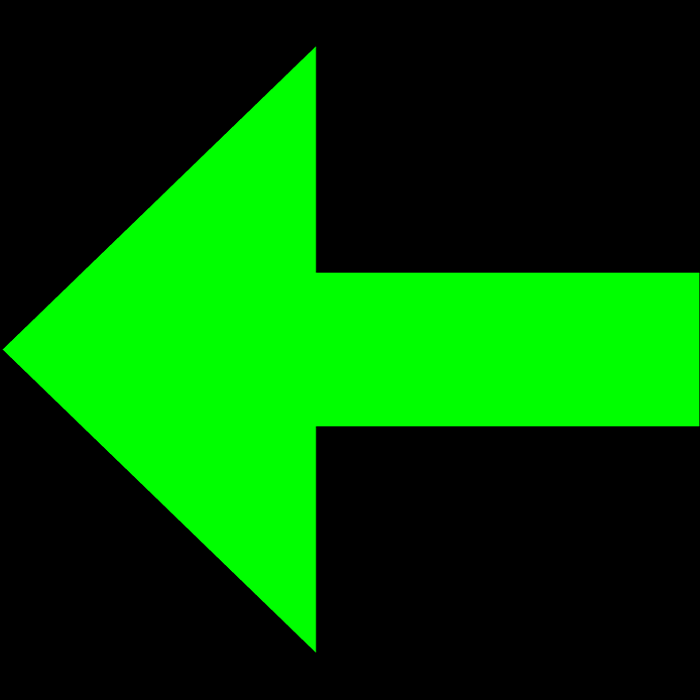
#> input picture core/src/VisionCode/Reconhecimento de Sinais/pLeft.png, 700 x 700 px, given in place of pForward.png, which was not available
$ python SignalRecReducted.py
#> lines starting #> are read from the running program, lines starting #| are printed output that depends on the picture; pictures that were not available may be replaced by others from this repository, and a replacement may not be noted

import cv2
import numpy as np

# PARAMETERS__________________________________________________________________

# Import Parameters
scale_import = 0.4  # The scale of the first image, related to the imported one.
N_red = 3  # Number of piramidizations to apply to each image.
factor_red = 0.8

# Font Parameters
subtitle_offset = -10
subtitle_2_offset = -10
font = cv2.FONT_HERSHEY_SIMPLEX
font_scale = 0.5
font_color = (0, 0, 255)
font_thickness = 2

# Line Parameters
line_thickness = 3

# Detection Parameters

scale_cap = 0.4
detection_threshold = 0.7

# ______________________________________________________________________________

# Images to import and Images Info
dict_images = {
    'pForward': {'title': 'Follow Straight Ahead', 'type': 'Panel', 'color': 'green', 'images': {}},
    'pEnd': {'title': 'End of trial', 'type': 'Panel', 'color': 'yellow', 'images': {}},
    'pStop': {'title': 'Stop', 'type': 'Panel', 'color': 'red', 'images': {}}
}

# Colors dictionary
dict_colors = {'red': (0, 0, 255), 'green': (0, 255, 0), 'blue': (255, 0, 0), 'yellow': (0, 255, 255)}

# Images Importation and Resizing
Counter_Nr_Images = 0
for name in dict_images.keys():

    # Key and Value for the Zero Image
    images_key = '0'
    images_value = cv2.imread(name + '.png', cv2.IMREAD_GRAYSCALE)
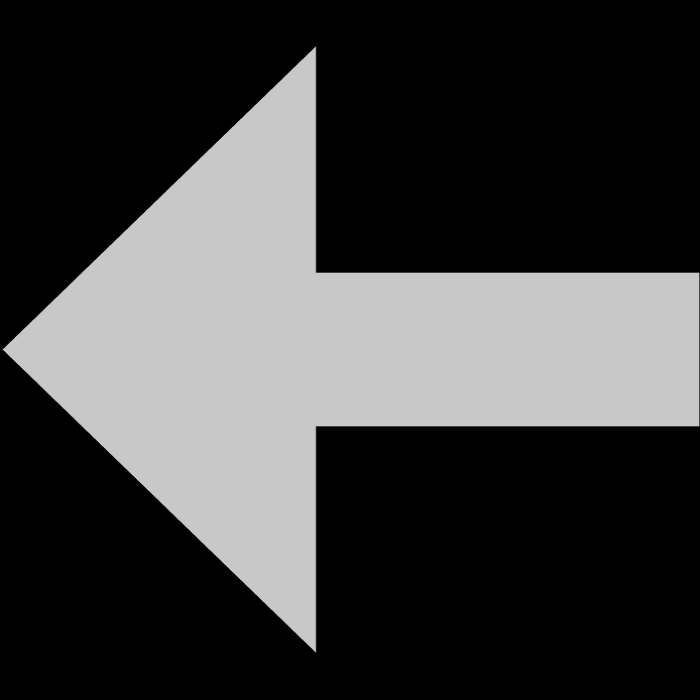
#> images_value: shape (700, 700); min 0, max 200, mean 62.8

    # Determination of required dimensions for the Zero Image
    width = int(images_value.shape[1] * scale_import)
#> width = 280
    height = int(images_value.shape[0] * scale_import)
#> height = 280
    dim = (width, height)
#> dim = (280, 280)

    # Resizing the Zero Image
    images_value = cv2.resize(images_value, dim)
#> images_value: shape (280, 280)

    # Updating the dictionary with the Key and Value of the Zero Image
    dict_images[name]['images'][images_key] = images_value

    Counter_Nr_Images += 1

    # Piramidization of the Zero Image, creating smaller versions of it
    for n in range(N_red):
        images_key = str(n + 1)
        images_value = cv2.pyrDown(images_value)

        # Updating the dictionary with the Key and Value
        dict_images[name]['images'][images_key] = images_value

        Counter_Nr_Images += 1
#> this loop made 3 passes
#> pass 1, `images_value = cv2.pyrDown(images_value)`:
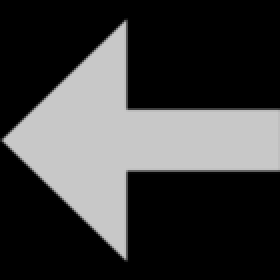
#> images_value: shape (140, 140) (shown 2 times larger); min 0, max 200, mean 62.8
#> pass 3, `images_value = cv2.pyrDown(images_value)`:
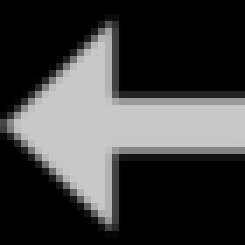
#> images_value: shape (35, 35) (shown 7 times larger); min 0, max 200, mean 62.4
#> after the loop, Counter_Nr_Images = 4; dict_images = 3 items
#> pass 2 of the loop `for name in dict_images.keys():`:
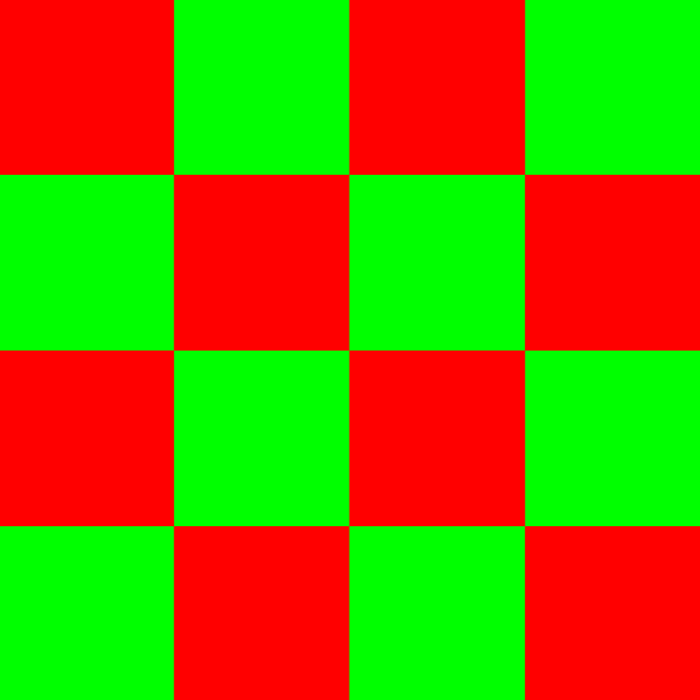
#> input picture core/src/VisionCode/Reconhecimento de Sinais/pEnd.png, 700 x 700 px
#> `Counter_Nr_Images += 1`: Counter_Nr_Images = 5
#> the loop `for n in range(N_red):` made 3 passes
#> pass 1, `images_value = cv2.pyrDown(images_value)`:
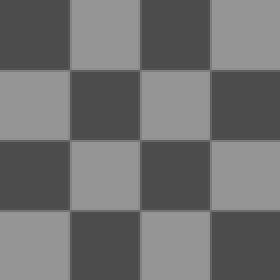
#> images_value: shape (140, 140) (shown 2 times larger); min 76, max 149, mean 112.5
#> pass 3, `images_value = cv2.pyrDown(images_value)`:
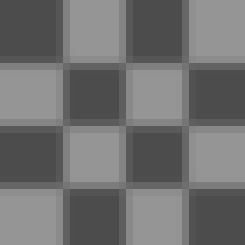
#> images_value: shape (35, 35) (shown 7 times larger); min 76, max 149, mean 112.5
#> after the loop `for n in range(N_red):`: Counter_Nr_Images = 8


# Number of Images Created
print("Number of images: " + str(Counter_Nr_Images))
#| Number of images: 12

for name in dict_images.keys():
    for key in dict_images[name]['images']:
        dict_images[name]['images'][key] = cv2.GaussianBlur(dict_images[name]['images'][key], (3, 3), 0)
        cv2.imshow(name + ' ' + key, dict_images[name]['images'][key])
#> this loop made 3 passes
#> name on passes 1 to 3: 'pForward', 'pEnd', 'pStop'
#> pass 1, `cv2.imshow(name + ' ' + key, dict_images[name]['images'][key])`:
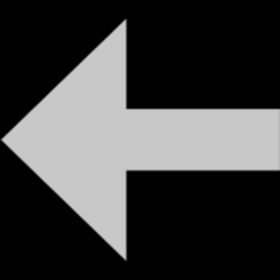
#> window 'pForward 0': shape (280, 280); min 0, max 200, mean 62.8
#> pass 1, `cv2.imshow(name + ' ' + key, dict_images[name]['images'][key])`:
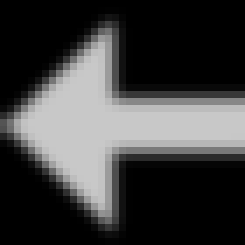
#> window 'pForward 3': shape (35, 35) (shown 7 times larger); min 0, max 200, mean 62.4


# VIDEO CAPTURE AND PROCESSING

# Start of video capture
cap = cv2.VideoCapture(0)

while True:

    # Reading and resizing one frame
    _, def_frame = cap.read()
#> def_frame is the input picture: shape (700, 700, 3); mean B, G, R 0, 80.1, 0
    width_frame = def_frame.shape[1]
#> width_frame = 700
    height_frame = def_frame.shape[0]
#> height_frame = 700
    default_dim = (width_frame, height_frame)
#> default_dim = (700, 700)
    reduced_dim = (int(width_frame * scale_cap), int(height_frame * scale_cap))
#> reduced_dim = (280, 280)
    frame = cv2.resize(def_frame, reduced_dim)

    # Converting to a grayscale frame
    gray_frame = cv2.cvtColor(frame, cv2.COLOR_BGR2GRAY)
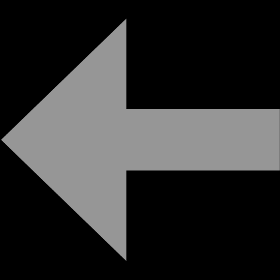
#> gray_frame: shape (280, 280); min 0, max 150, mean 47.1

    res = 0
    loc = 0
    max_res = 0
    max_loc = 0
    max_name = ''
    max_key = ''

    # For each image:
    for name in dict_images.keys():
        for key in dict_images[name]['images']:

            matrix_res = cv2.matchTemplate(gray_frame, dict_images[name]['images'][key], cv2.TM_CCOEFF_NORMED)
            res = np.max(matrix_res)
            loc = np.where(matrix_res == res)

            if res > max_res:
                max_res = res
                max_loc = loc

                max_name = name
                max_key = key
#> after the loop, max_key = '0'; max_loc = ([0], [0]); max_name = 'pForward'; max_res = 0.998

    max_width = int(dict_images[max_name]['images'][max_key].shape[1] / scale_cap)
#> max_width = 700
    max_height = int(dict_images[max_name]['images'][max_key].shape[0] / scale_cap)
#> max_height = 700
    max_dim = (max_width, max_height)
#> max_dim = (700, 700)

    if max_res > detection_threshold:

        for pt in zip(*max_loc[::-1]):
            pt = tuple(int(pti / scale_cap) for pti in pt)
            cv2.rectangle(def_frame, pt, (pt[0] + max_width, pt[1] + max_height),
                          dict_colors.get(dict_images[max_name]['color']), line_thickness)
            text = 'Detected: ' + max_name + ' ' + max_key + ' > ' + dict_images[max_name]['type'] + ': ' + \
                   dict_images[max_name]['title']
            print(text)

            origin = (pt[0], pt[1] + subtitle_offset)
            origin_2 = (0, height_frame + subtitle_2_offset)
            # Using cv2.putText() method
            subtitle = cv2.putText(def_frame, str(max_name) + '_' + str(max_key) + ' ' + str(round(max_res, 2)), origin,
                                   font, font_scale, font_color, font_thickness, cv2.LINE_AA)
            subtitle_2 = cv2.putText(def_frame, text, origin_2, font, font_scale, font_color, font_thickness,
                                     cv2.LINE_AA)
#> this loop made 1 pass
#> (pt, origin, origin_2) on pass 1: ((0, 0), (0, -10), (0, 690))
#| Detected: pForward 0 > Panel: Follow Straight Ahead
#> pass 1, `subtitle_2 = cv2.putText(def_frame, text, origin_2, font, font_scale, ..`:
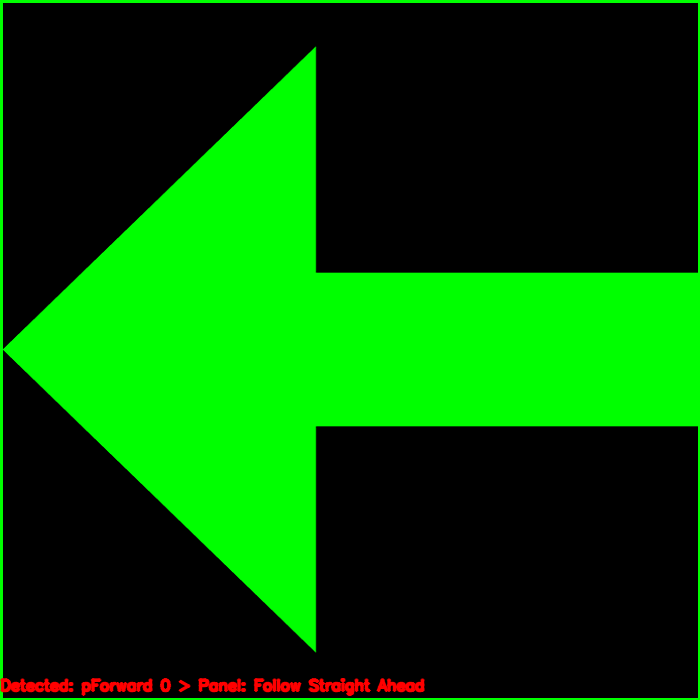
#> subtitle_2: shape (700, 700, 3); mean B, G, R 0, 83.6, 1.7

    # Show the frame
    '''frame = cv2.resize(frame, default_dim)'''
    cv2.imshow("Working Frame", frame)
    cv2.imshow("Frame", def_frame)

    key = cv2.waitKey(1)
#> (key Esc is pressed here)

    if key == 27:  # Press "ESC"
        break  # End While cycle

cap.release()  # Stops Video Capture
cv2.destroyAllWindows()  # Closes all windows
